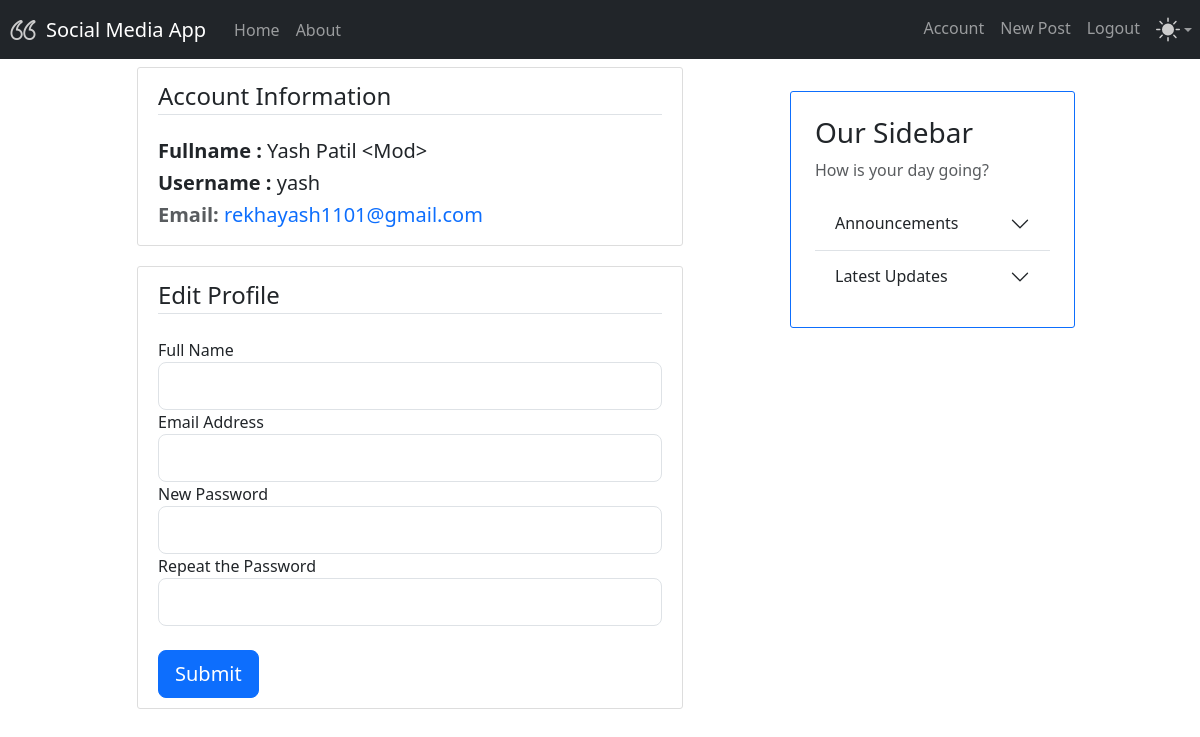
The app's page /account (signed in) with its own data.
### models.py (models this page shows, shortened)
class Base(DeclarativeBase): # pylint: disable=too-few-public-methods
    pass

class User(Base, UserMixin): # pylint: disable=too-few-public-methods
    __tablename__ = "user_account"
    username: Mapped[str] = mapped_column(primary_key=True)
    fullname: Mapped[str] = mapped_column(nullable=False)
    email: Mapped[str] = mapped_column(nullable=False, unique=True)
    password: Mapped[str] = mapped_column(nullable=False)
    profile_pic_url: Mapped[Optional[str]] = mapped_column(default="user.png")
    posts: Mapped[List["Posts"]] = relationship(back_populates="owner")

### app.py (the view, shortened to what this page needs)
@app.route("/account", methods=['GET', 'POST'])
@login_required
def account():
    image_file = url_for('static', filename = current_user.profile_pic_url)
    user=current_user
    form = EditProfileForm()
    return render_template('account.html', title='Your Account', form=form,user=user, profile_pic_url= image_file)

### form.py (shortened to what this page needs)
class EditProfileForm(FlaskForm):
    fullname = StringField('Full Name', validators=[Length(min=0, max=140)])
    submit = SubmitField('Submit')
    email = EmailField('Email Address', validators=[validators.Optional(),Email()])
    password = PasswordField('New Password', validators=[])
    confirm_password = PasswordField("Repeat the Password", validators=[EqualTo('password')])

### app.py (called while the page is built)
@login_manager.user_loader
def load_user(user_id):
    return db.session.execute(db.select(User).where(User.username == user_id)).scalar_one_or_none()

### templates/account.html (shortened to what this page needs)
{% extends "layout.html" %}
{% block content %}
    <div class="content-section">
            <legend class="border-bottom mb-4"> Account Information </legend>
                <h5 class="account-heading"><strong>Fullname : </strong>  {{ current_user.fullname }}</h5>
                <h5 class="account-heading"><strong>Username : </strong> {{ current_user.username }}</h5>
                <h5 class="secondary text-muted"><strong> Email: </strong><span class="text-primary">{{ current_user.email }}</span></h5>
    </div>
    <form method="POST" action="">
    <div class="content-section">
        <legend class="border-bottom mb-4"> Edit Profile </legend>
            <div class="form-group">
                {{ form.fullname.label(class="form-control-label") }}
                {% if form.fullname.errors %}
                    {{ form.fullname(class="form-control form-control-lg is-invalid") }}
                    <div class="invalid-feedback">
                        {% for error in form.fullname.errors %}
                            <span>{{ error }}</span>
                        {% endfor %}
                    </div>
                {% else %}
                    {{ form.fullname(class="form-control form-control-lg") }}
                {% endif %}
            </div>
            <div class="form-group">
                {{ form.email.label(class="form-control-label") }}
                {% if form.email.errors %}
                    {{ form.email(class="form-control form-control-lg is-invalid") }}
                    <div class="invalid-feedback">
                        {% for error in form.email.errors %}
                            <span>{{ error }}</span>
                        {% endfor %}
                    </div>
                {% else %}
                    {{ form.email(class="form-control form-control-lg") }}
                {% endif %}
            </div>
            <div class="form-group">
                {{ form.password.label(class="form-control-label") }}
                {% if form.password.errors %}
                    {{ form.password(class="form-control form-control-lg is-invalid") }}
                    <div class="invalid-feedback">
                        {% for error in form.password.errors %}
                            <span>{{ error }}</span>
                        {% endfor %}
                    </div>
                {% else %}
                    {{ form.password(class="form-control form-control-lg") }}
                {% endif %}
            </div>
            <div class="form-group">
                {{ form.confirm_password.label(class="form-control-label") }}
                {% if form.confirm_password.errors %}
                    {{ form.confirm_password(class="form-control form-control-lg is-invalid") }}
                    <div class="invalid-feedback">
                        {% for error in form.confirm_password.errors %}
                            <span>{{ error }}</span>
                        {% endfor %}
                    </div>
                {% else %}
                    {{ form.confirm_password(class="form-control form-control-lg") }}
                {% endif %}
            </div>
            <br>
            <div class="form-group">
                {{ form.submit(class="btn btn-primary btn-lg btn-block") }}
            </div>
    </div>
</form>
{% endblock %}

### static/main.css (style rules this page uses)
.content-section { //background: #ffffff; padding: 10px 20px; border: 1px solid #dddddd; border-radius: 8px; margin-bottom: 20px; }
.content-section { //background: #ffffff; padding: 10px 20px; border: 1px solid #dddddd; border-radius: 3px; margin-bottom: 20px; }

### records on screen
User: fullname "Yash Patil <Mod>", username "yash", email "rekhayash1101@gmail.com"
